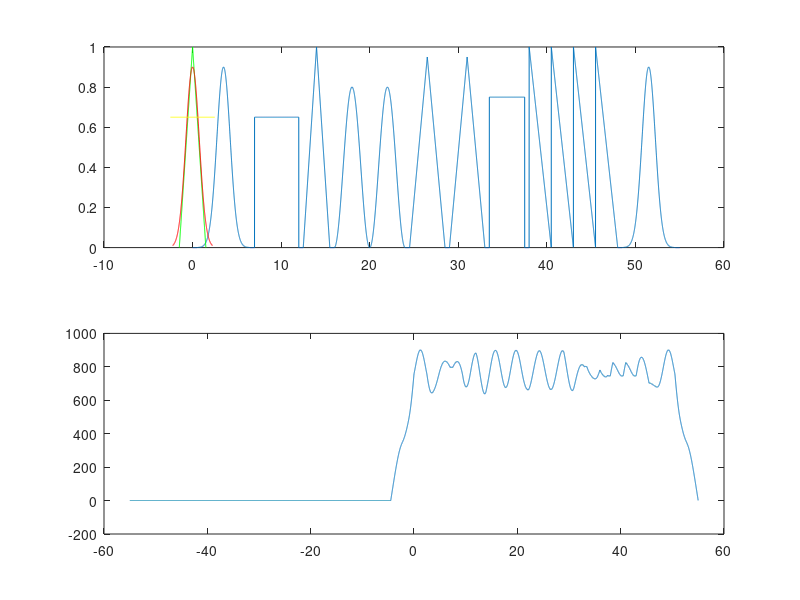
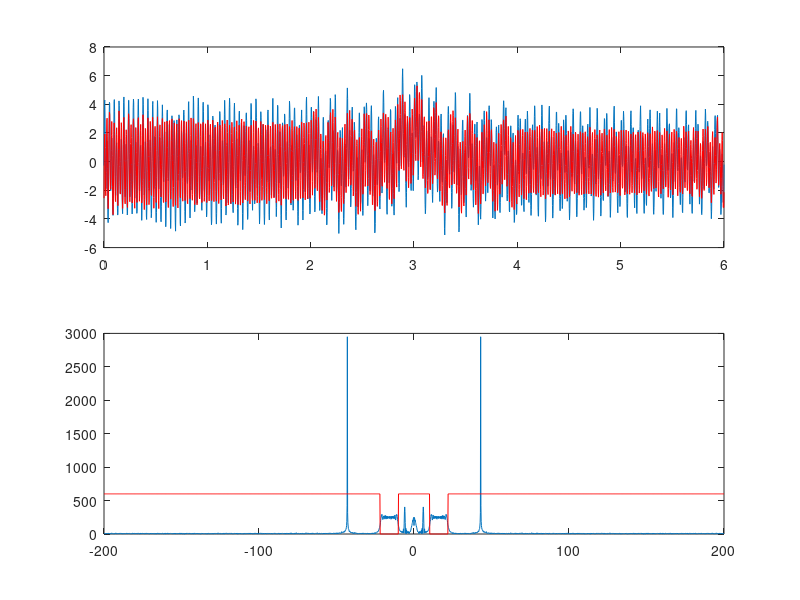
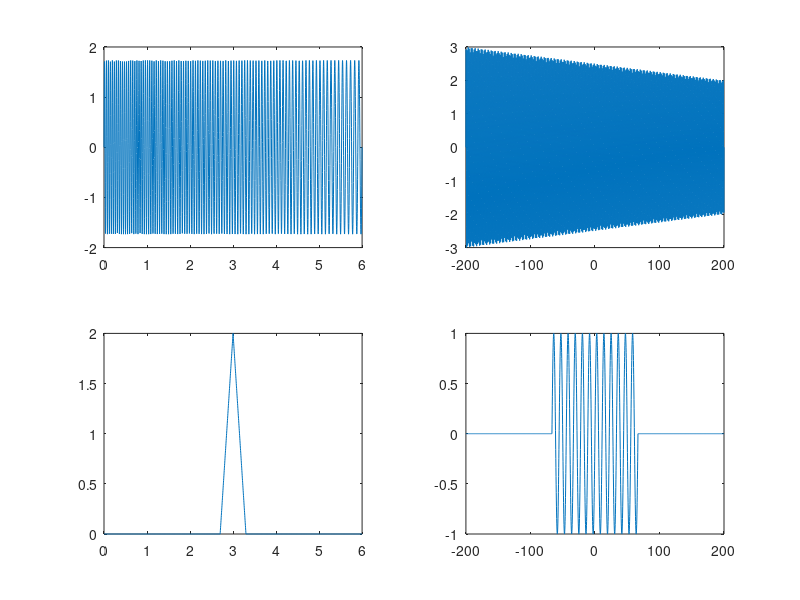

MATLAB code to generate these figures, in order:
%%
close all;clc;clear;

Fs=150;
t=0:1/Fs:6;

x=-1*((t>=0 & t<=2) | (t>=4 & t<=6)) + (3*(1-abs(t-3))-2).*(abs(t-3)<1);

a0=-5/6;
FX=a0*ones(size(t));

for n=1:120
    %f parzysta
   an=1/3*(-(6*pi*n*sin((4*pi*n)/3)+27*cos((4*pi*n)/3)-54*cos(pi*n)-6*pi*n*sin((2*pi*n)/3)+27*cos((2*pi*n)/3))/(pi^2*n^2)-(3*sin((2*pi*n)/3))/(pi*n)-(3*(sin(2*pi*n)-sin((4*pi*n)/3)))/(pi*n));
   
   FX=FX+an*cos(n*pi*t/3);
   
   if n==8
      FX8=FX; 
   end
end

plot(t,x,'.b',t,FX8,'r',t,FX,'g');

%%
close all;clc;clear;
a=load('cor06.txt');
t=a(:,1)';
Fs=1/(t(2)-t(1));
x=a(:,2)';

tc=-max(t):1/Fs:max(t);

tp1=-1.5:1/Fs:1.5;
x1=(1-abs(tp1)/1.5);
xc1=xcorr(x,x1)+xcorr(1-x,1-x1);
nr1=find(xc1==max(xc1(:)), 1, 'first');

tc(nr1)

tp2=-2.25:1/Fs:2.25;
x2=0.9*exp(-(tp2).^2/(2*0.75^2));
xc2=xcorr(sqrt(x),sqrt(x2))+xcorr(sqrt(1-x),sqrt(1-x2));
nr2=find(xc2==max(xc2(:)), 3, 'first');

tc(nr2)+2.25


tp3=-2.5:1/Fs:2.5;
x3=0.65*ones(size(tp3));
xc3=xcorr(x,x3);
nr3=find(xc3>0.9*max(xc3(:)), 1, 'first');

tc(nr3)

subplot(211),plot(t,x,tp1,x1,'g',tp2,x2,'r',tp3,x3,'y');
subplot(212),plot(tc,xc2);

%% zad3
close all;clc;clear;

Fs=400;
t=0:1/Fs:6;

xa=sqrt(3)*sin(2*pi*t.*(-t+22));
xb=(-1/6*t+3).*sin(2*pi*t*43);
xc=2*(1-abs(t-3)/0.3).*(abs(t-3)<0.3);
xd=sin(2*pi*t*6).*(t>=2 & t<=4);
xe=-0.3+(0.2-(-0.3))*rand(size(t));

x=xa+xb+xc+xd+xe;

FT=fftshift(fft(x));
WA=abs(FT);
f=linspace(-Fs/2,Fs/2,length(t));

BStop=1.0*(abs(f)>=22 | abs(f)<=10);
FT_n=BStop.*FT;
x_n=ifft(ifftshift(FT_n));

figure;
subplot(211),plot(t,x,t,x_n,'r');
subplot(212),plot(f,WA,f,600*BStop,'r');

figure;
subplot(221),plot(t,xa);
subplot(222),plot(f,xb);
subplot(223),plot(t,xc);
subplot(224),plot(f,xd);